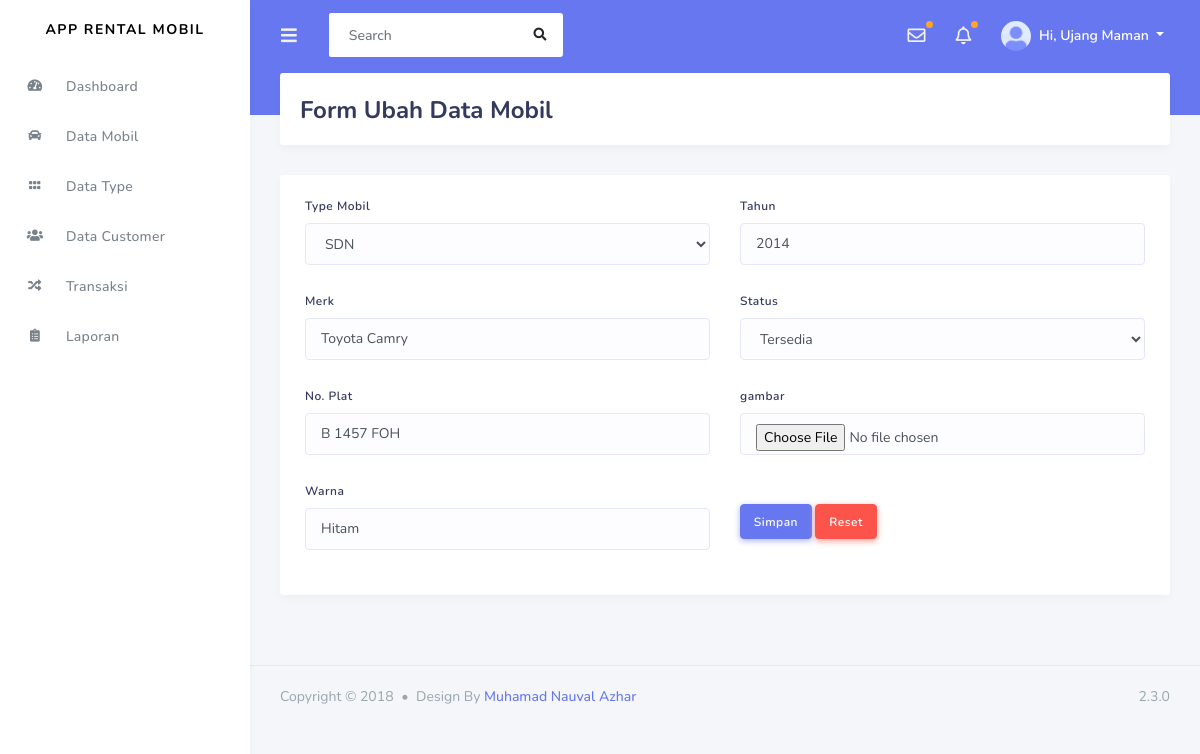
The page /admin/Data_mobil/ubah_mobil/1 on the database its author committed.
### tables this page shows
CREATE TABLE `mobil` (
  `id_mobil` int(11) NOT NULL,
  `kode_type` varchar(120) NOT NULL,
  `merk` varchar(120) NOT NULL,
  `no_plat` varchar(20) NOT NULL,
  `warna` varchar(20) NOT NULL,
  `tahun` varchar(4) NOT NULL,
  `status` varchar(50) NOT NULL,
  `gambar` varchar(255) NOT NULL
);

### application/controllers/admin/Data_mobil.php (called while the page is built, shortened)
<?php
class Data_mobil extends CI_Controller
{
  public function ubah_mobil($id_mobil)
  {
    $data['mobil'] = $this->rental_model->getDataMobilById($id_mobil);
    $data['type'] = $this->rental_model->getDataType();
    $this->form_validation->set_rules('kode_type', 'Kode_type', 'required');
    $this->form_validation->set_rules('merk', 'Merk', 'required');
    $this->form_validation->set_rules('no_plat', 'No_plat', 'required');
    $this->form_validation->set_rules('tahun', 'Tahun', 'required');
    $this->form_validation->set_rules('warna', 'Warna', 'required');
    $this->form_validation->set_rules('status', 'Status', 'required');
    if ($this->form_validation->run() == false) {
      $this->load->view('templates_admin/header');
      $this->load->view('templates_admin/sidebar');
      $this->load->view('admin/form_ubah_mobil', $data);
      $this->load->view('templates_admin/footer');
    }
  }
}

### index.php (called while the page is built, shortened)
<?php
require_once BASEPATH.'core/CodeIgniter.php';

### application/models/rental_model.php (called while the page is built, shortened)
<?php
class rental_model extends CI_model
{
    public function getDataMobilById($id_mobil)
    {
        return $this->db->get_where('mobil', ['id_mobil' => $id_mobil])->row_array();
    }
}

### application/views/admin/form_ubah_mobil.php (the view, shortened to what this page needs)
<div class="main-content">
    <section class="section">
        <div class="section-header">
            <h1>Form Ubah Data Mobil</h1>
        </div>
        <div class="card">
            <div class="card-body">
                <form action="" method="post" enctype="multipart/form-data">
                    <div class="row">
                        <div class="col-md-6">
                            <div class="form-group">
                                <label for="">Type Mobil</label>
                                <select name="kode_type" id="" class="form-control">
                                    <option value="<?= $mobil['kode_type']; ?>"><?= $mobil['kode_type']; ?></option>
                                </select>
                            </div>
                            <div class="form-group">
                                <label for="">Merk</label>
                                <input type="text" name="merk" class="form-control" value="<?= $mobil['merk']; ?>">
                            </div>
                            <div class="form-group">
                                <label for="">No. Plat</label>
                                <input type="text" name="no_plat" class="form-control" value="<?= $mobil['no_plat']; ?>">
                            </div>
                            <div class="form-group">
                                <label for="">Warna</label>
                                <input type="text" name="warna" class="form-control" value="<?= $mobil['warna']; ?>">
                            </div>
                        </div>
                        <div class="col-md-6">
                            <div class="form-group">
                                <label for="">Tahun</label>
                                <input type="text" name="tahun" class="form-control" value="<?= $mobil['tahun']; ?>">
                            </div>
                            <div class="form-group">
                                <label for="">Status</label>
                                <select name="status" id="" class="form-control">
                                    <option <?php if ($mobil['status'] == 1) {
                                                echo "selected='selected'";
                                            }
                                            echo $mobil['status']; ?> value="1">Tersedia</option>
                                </select>
                            </div>
                            <div class="form-group">
                                <label for="">gambar</label>
                                <input type="file" name="gambar" class="form-control">
                            </div>
                            <button type="submit" class="btn btn-primary mt-4">Simpan</button>
                            <button type="reset" class="btn btn-danger mt-4">Reset</button>
                        </div>
                    </div>
                </form>
            </div>
        </div>
    </section>
</div>

### rows shown on the page
mobil: kode_type "SDN", merk "Toyota Camry", no_plat "B 1457 FOH", warna "Hitam", tahun "2014", status "Tersedia"
